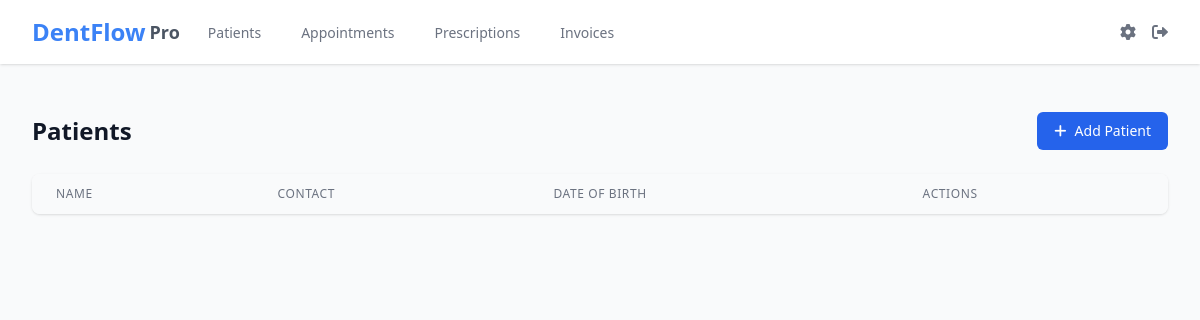
The page /patients/ (signed in) on the database as committed earlier.
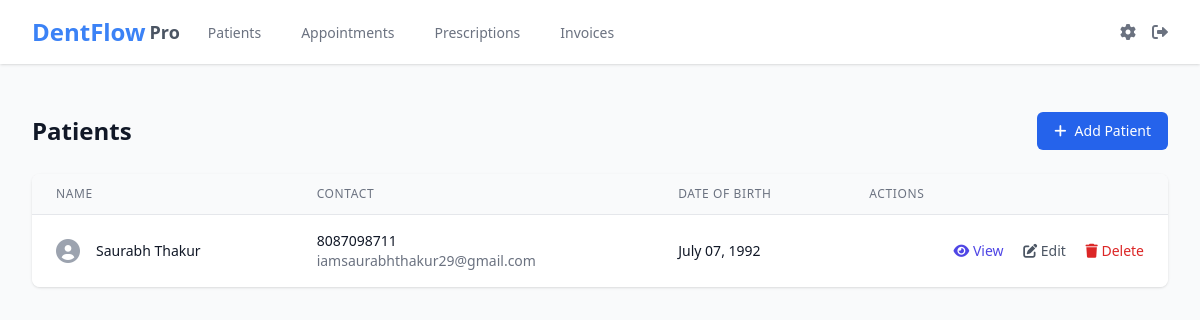
The same page on the database as committed later.
### app/models/patient.py (models this page shows)
class Patient(db.Model):
    id = db.Column(db.Integer, primary_key=True)
    first_name = db.Column(db.String(50), nullable=False)
    last_name = db.Column(db.String(50), nullable=False)
    date_of_birth = db.Column(db.Date, nullable=False)
    gender = db.Column(db.String(10))
    phone = db.Column(db.String(20), nullable=False)
    email = db.Column(db.String(120))
    address = db.Column(db.String(200))
    medical_history = db.Column(db.Text)
    created_at = db.Column(db.DateTime, default=datetime.utcnow)
    appointments = db.relationship('Appointment', backref='patient', lazy=True)
    prescriptions = db.relationship('Prescription', backref='patient', lazy=True)
    invoices = db.relationship('Invoice', backref='patient', lazy=True)
    @property
    def full_name(self):
        return f"{self.first_name} {self.last_name}"

### app/routes/patients.py (the view)
@bp.route('/')
@login_required
def index():
    patients = Patient.query.order_by(Patient.last_name).all()
    return render_template('patients/index.html', patients=patients)

### app/__init__.py (called while the page is built)
@login_manager.user_loader
def load_user(id):
    from app.models.user import User
    return User.query.get(int(id))

### app/templates/patients/index.html (shortened to what this page needs)
{% extends "base.html" %}
{% block content %}
<div class="py-6">
    <div class="flex justify-between items-center">
        <h1 class="text-2xl font-semibold text-gray-900">Patients</h1>
        <a href="{{ url_for('patients.new') }}"
           class="inline-flex items-center px-4 py-2 border border-transparent text-sm font-medium rounded-md text-white bg-blue-600 hover:bg-blue-700">
            <i class="fas fa-plus mr-2"></i> Add Patient
        </a>
    </div>
    <div class="mt-6">
        <div class="bg-white shadow overflow-hidden sm:rounded-lg">
            <table class="min-w-full divide-y divide-gray-200">
                <thead class="bg-gray-50">
                    <tr>
                        <th scope="col" class="px-6 py-3 text-left text-xs font-medium text-gray-500 uppercase tracking-wider">
                            Name
                        </th>
                        <th scope="col" class="px-6 py-3 text-left text-xs font-medium text-gray-500 uppercase tracking-wider">
                            Contact
                        </th>
                        <th scope="col" class="px-6 py-3 text-left text-xs font-medium text-gray-500 uppercase tracking-wider">
                            Date of Birth
                        </th>
                        <th scope="col" class="px-6 py-3 text-left text-xs font-medium text-gray-500 uppercase tracking-wider">
                            Actions
                        </th>
                    </tr>
                </thead>
                <tbody class="bg-white divide-y divide-gray-200">
                    {% for patient in patients %}
                    <tr>
                        <td class="px-6 py-4 whitespace-nowrap">
                            <div class="flex items-center">
                                <div class="flex-shrink-0">
                                    <i class="fas fa-user-circle text-gray-400 text-2xl"></i>
                                </div>
                                <div class="ml-4">
                                    <div class="text-sm font-medium text-gray-900">
                                        {{ patient.full_name }}
                                    </div>
                                </div>
                            </div>
                        </td>
                        <td class="px-6 py-4 whitespace-nowrap">
                            <div class="text-sm text-gray-900">{{ patient.phone }}</div>
                            <div class="text-sm text-gray-500">{{ patient.email }}</div>
                        </td>
                        <td class="px-6 py-4 whitespace-nowrap">
                            <div class="text-sm text-gray-900">{{ patient.date_of_birth.strftime('%B %d, %Y') }}</div>
                        </td>
                        <td class="px-6 py-4 whitespace-nowrap text-right text-sm font-medium">
                            <a href="{{ url_for('patients.view', id=patient.id) }}" class="text-indigo-600 hover:text-indigo-900 mr-4">
                                <i class="fas fa-eye"></i> View
                            </a>
                            <a href="{{ url_for('patients.edit', id=patient.id) }}" class="text-gray-600 hover:text-gray-900 mr-4">
                                <i class="fas fa-edit"></i> Edit
                            </a>
                            <form method="POST" action="{{ url_for('patients.delete', id=patient.id) }}" class="inline" onsubmit="return confirm('Are you sure you want to delete this patient? This action cannot be undone.');">
                                <button type="submit" class="text-red-600 hover:text-red-900">
                                    <i class="fas fa-trash"></i> Delete
                                </button>
                            </form>
                        </td>
                    </tr>
                    {% endfor %}
                </tbody>
            </table>
        </div>
    </div>
</div>
{% endblock %}

Rows that differ between the two databases and show on the page:
added Patient: full_name "Saurabh Thakur", phone "8087098711", email "iamsaurabhthakur29@gmail.com", date_of_birth "July 07, 1992"
